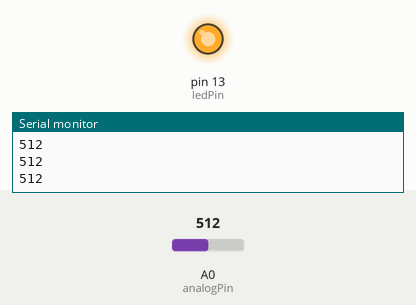
This sketch was run on a simulated Arduino Uno, built with avr-gcc and run on an emulated ATmega328P. Shown: output pins drawn as LEDs (lit = HIGH), the last lines printed to the serial monitor. The test bench sets the inputs (shaded band); at power-on: A0 (analogPin) = 512.

Above: at 1.2 s.
1.3 s: A0 (analogPin) set to 419
2.8 s: A0 (analogPin) set to 382
At 3.7 s:
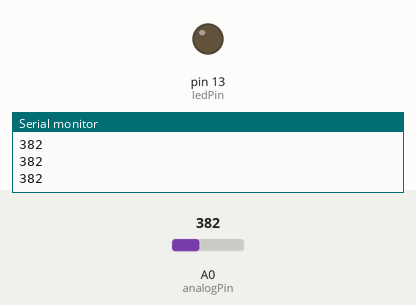
4.3 s: A0 (analogPin) set to 410
At 4.8 s:
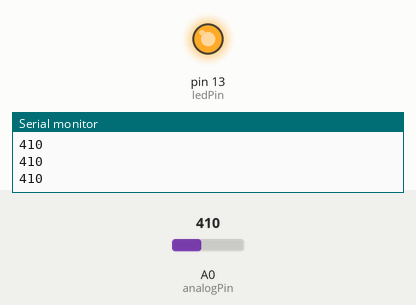
5.8 s: A0 (analogPin) set to 390
At 7.2 s:
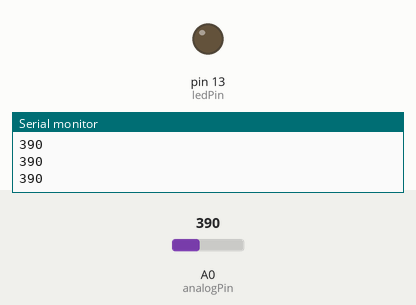
Timing chart, 0 to 8.3 s (numbered marks = the images above; inputs shaded):
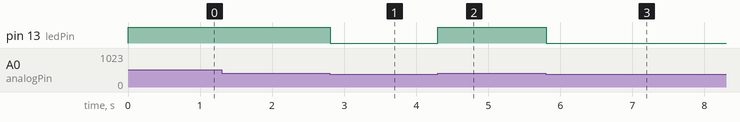

Measured:
- the behaviour switches between 401 and 400 on A0 (analogPin) (found by bisection; images 0 and 1)
- after the input at 2.8 s, pin 13 (ledPin): HIGH → LOW at once
- after the input at 4.3 s, pin 13 (ledPin): LOW → HIGH at once
- after the input at 5.8 s, pin 13 (ledPin): HIGH → LOW at once

The sketch:

potiV1.ino
```cpp
const int analogPin = A0;
const int ledPin = 13;
const int threshold = 400;

void setup() {
  pinMode(ledPin, OUTPUT);
  Serial.begin(9600);
}

void loop() {
  int analogValue = analogRead(analogPin);
  (analogValue > threshold) ? digitalWrite(ledPin, HIGH) : digitalWrite(ledPin, LOW);
  Serial.println(analogValue);
  delay(1);
}
```
